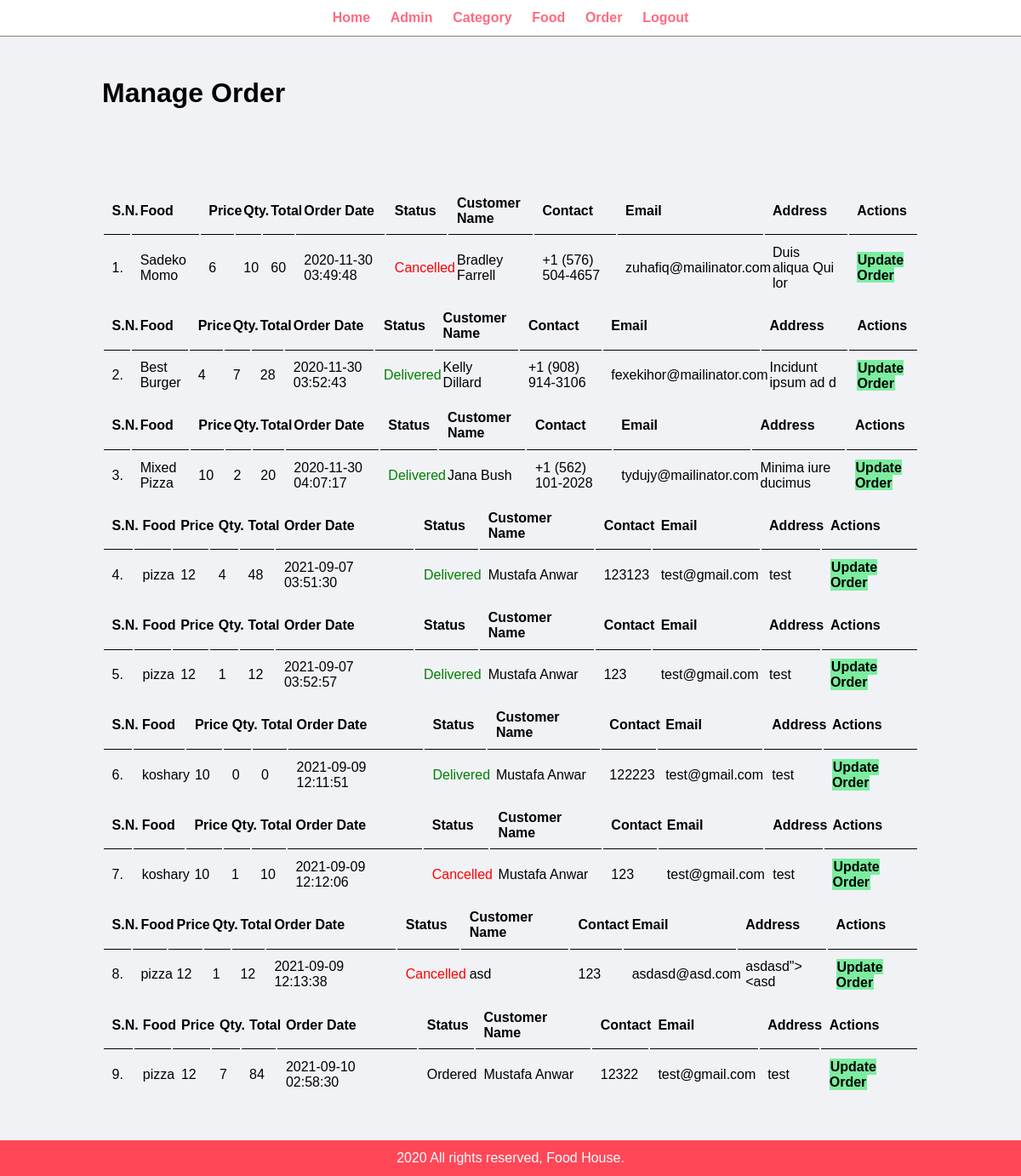
Screenshot of /Admin/manage-order.php (signed in) with the database file from the repository.
### tables this page shows
CREATE TABLE `orders` (
  `id` int(10) UNSIGNED NOT NULL,
  `food` varchar(150) NOT NULL,
  `price` decimal(10,0) UNSIGNED NOT NULL,
  `qty` int(10) UNSIGNED NOT NULL,
  `total` decimal(10,0) NOT NULL,
  `date` datetime NOT NULL,
  `status` varchar(50) NOT NULL,
  `customerName` varchar(100) NOT NULL,
  `customerContact` varchar(20) NOT NULL,
  `customerEmail` varchar(100) NOT NULL,
  `customerAddress` varchar(255) NOT NULL
);

### config/db.php (called while the page is built, shortened)
<?php
$server= "localhost";
$username= "root";
$password= "";
$dbname= "food_order";
$conn = mysqli_connect($server,$username,$password,$dbname);
function getRows($table)
{
	global $conn;
	$sql = "SELECT * FROM `$table`";
	$result= mysqli_query($conn,$sql);
	if($result)
	{
		$rows = [];
		if(mysqli_num_rows($result) > 0)
		{
			while($row = mysqli_fetch_assoc($result))
			{
				$rows[] = $row;
			}
		}
	}
	return $rows;
}
?>

### Admin/manage-order.php (the view)
<?php include('partials/menu.php'); ?>
<div class="main-content">
    <div class="wrapper">
        <h1>Manage Order</h1>
                <br /><br /><br />
                <br><br>
                <?php
                    $data = getRows('orders');$x=1;
                    if($data)
                    {
                        foreach($data as $rows){
                            $status=$rows['status'];
                ?>
                <table class="tbl-full">
                    <tr>
                        <th>S.N.</th>
                        <th>Food</th>
                        <th>Price</th>
                        <th>Qty.</th>
                        <th>Total</th>
                        <th>Order Date</th>
                        <th>Status</th>
                        <th>Customer Name</th>
                        <th>Contact</th>
                        <th>Email</th>
                        <th>Address</th>
                        <th>Actions</th>
                    </tr>
                                    <tr>
                                        <td><?php echo $x;?>. </td>
                                        <td><?php echo htmlentities($rows['food']);?></td>
                                        <td><?php echo htmlentities($rows['price']);?></td>
                                        <td><?php echo htmlentities($rows['qty']);?></td>
                                        <td><?php echo htmlentities($rows['total']);?></td>
                                        <td><?php echo htmlentities($rows['date']);?></td>
                                        <td>
                                           <?php
                                                if($status=="Ordered")
                                                {
                                                    echo "<label>".htmlentities($status)."</label>";
                                                }
                                                elseif($status=="On Delivery")
                                                {
                                                    echo "<label style='color: orange;'>".htmlentities($status)."</label>";
                                                }
                                                elseif($status=="Delivered")
                                                {
                                                    echo "<label style='color: green;'>".htmlentities($status)."</label>";
                                                }
                                                elseif($status=="Cancelled")
                                                {
                                                    echo "<label style='color: red;'>".htmlentities($status)."</label>";
                                                }
                                           ?>
                                        </td>
                                        <td><?php echo htmlentities($rows['customerName']);?></td>
                                        <td><?php echo htmlentities($rows['customerContact']);?></td>
                                        <td><?php echo htmlentities($rows['customerEmail']);?></td>
                                        <td><?php echo htmlentities($rows['customerAddress']);?></td>
                                        <td>
                                            <a href="<?php echo BURL; ?>Admin/update-order.php?id=<?php echo $rows['id']; ?>" class="btn-secondary">Update Order</a>
                                        </td>
                                    </tr>
                            <?php
                              $x++;}
                            }
                            else
                            {
                                echo "<tr><td colspan='12' class='error'>Orders not Available</td></tr>";
                            }
                            ?>
                </table>
    </div>
</div>
<?php include('partials/footer.php'); ?>

### css/admin.css (style rules this page uses)
* { margin: 0; padding: 0; font-family: Arial, Helvetica, sans-serif; }
.wrapper { padding: 1%; width: 80%; margin: 0 auto; }
.tbl-full { width: 100%; }
.tbl-full tr th { border-bottom: 1px solid black; padding: 1%; text-align: left; }
table tr td { padding: 1%; }
.btn-secondary { background-color: #7bed9f; padding: 1%; color: black; text-decoration: none; font-weight: bold; }
.main-content { background-color: #f1f2f6; padding: 3% 0; }

### rows the page displays
orders: food "Sadeko Momo", price "6", qty "10", total "60", date "2020-11-30 03:49:48", status "Cancelled", customerName "Bradley Farrell", customerContact "+1 (576) 504-4657", customerEmail "zuhafiq@mailinator.com", customerAddress "Duis aliqua Qui lor"
orders: food "Best Burger", price "4", qty "7", total "28", date "2020-11-30 03:52:43", status "Delivered", customerName "Kelly Dillard", customerContact "+1 (908) 914-3106", customerEmail "fexekihor@mailinator.com", customerAddress "Incidunt ipsum ad d"
orders: food "Mixed Pizza", price "10", qty "2", total "20", date "2020-11-30 04:07:17", status "Delivered", customerName "Jana Bush", customerContact "+1 (562) 101-2028", customerEmail "tydujy@mailinator.com", customerAddress "Minima iure ducimus"
orders: food "pizza", price "12", qty "4", total "48", date "2021-09-07 03:51:30", status "Delivered", customerName "Mustafa Anwar", customerContact "123123", customerEmail "test@gmail.com", customerAddress "test"
orders: food "pizza", price "12", qty "1", total "12", date "2021-09-07 03:52:57", status "Delivered", customerName "Mustafa Anwar", customerContact "123", customerEmail "test@gmail.com", customerAddress "test"
orders: food "koshary", price "10", qty "0", total "0", date "2021-09-09 12:11:51", status "Delivered", customerName "Mustafa Anwar", customerContact "122223", customerEmail "test@gmail.com", customerAddress "test"
orders: food "koshary", price "10", qty "1", total "10", date "2021-09-09 12:12:06", status "Cancelled", customerName "Mustafa Anwar", customerContact "123", customerEmail "test@gmail.com", customerAddress "test"
orders: food "pizza", price "12", qty "1", total "12", date "2021-09-09 12:13:38", status "Cancelled", customerName "asd", customerContact "123", customerEmail "asdasd@asd.com", customerAddress "asdasd\"><asd"
orders: food "pizza", price "12", qty "7", total "84", date "2021-09-10 02:58:30", status "Ordered", customerName "Mustafa Anwar", customerContact "12322", customerEmail "test@gmail.com", customerAddress "test"
